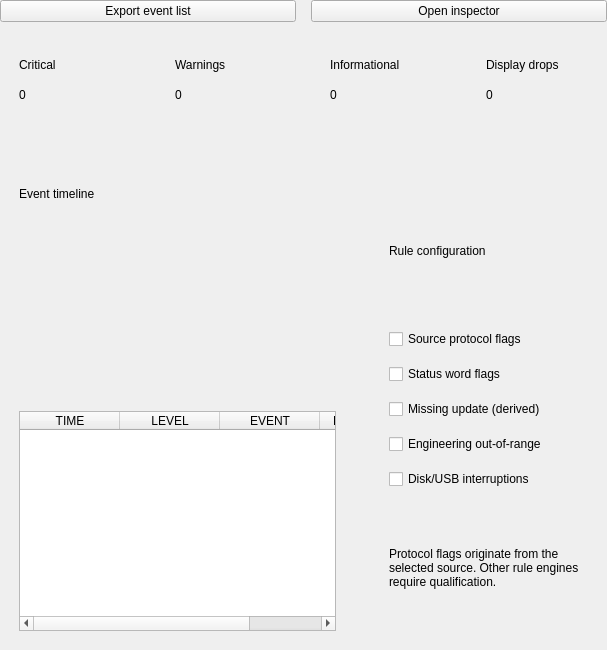
<?xml version="1.0" encoding="UTF-8"?>
<ui version="4.0">
 <class>EventsPage</class>
 <widget class="QWidget" name="EventsPage">
  <layout class="QVBoxLayout" name="bodyLayout">
   <property name="leftMargin">
    <number>0</number>
   </property>
   <property name="topMargin">
    <number>0</number>
   </property>
   <property name="rightMargin">
    <number>0</number>
   </property>
   <property name="bottomMargin">
    <number>0</number>
   </property>
   <property name="spacing">
    <number>15</number>
   </property>
   <item>
    <widget class="QWidget" name="actionBar">
     <layout class="QHBoxLayout" name="actionBarLayout">
      <property name="leftMargin">
       <number>0</number>
      </property>
      <property name="topMargin">
       <number>0</number>
      </property>
      <property name="rightMargin">
       <number>0</number>
      </property>
      <property name="bottomMargin">
       <number>0</number>
      </property>
      <property name="spacing">
       <number>15</number>
      </property>
      <item>
       <widget class="QPushButton" name="exportEventsButton">
        <property name="text">
         <string>Export event list</string>
        </property>
       </widget>
      </item>
      <item>
       <widget class="QPushButton" name="eventInspectorButton">
        <property name="text">
         <string>Open inspector</string>
        </property>
        <property name="primary" stdset="0">
         <bool>true</bool>
        </property>
       </widget>
      </item>
     </layout>
    </widget>
   </item>
   <item>
    <widget class="QWidget" name="eventMetrics">
     <layout class="QHBoxLayout" name="eventMetricsLayout">
      <property name="leftMargin">
       <number>0</number>
      </property>
      <property name="topMargin">
       <number>0</number>
      </property>
      <property name="rightMargin">
       <number>0</number>
      </property>
      <property name="bottomMargin">
       <number>0</number>
      </property>
      <property name="spacing">
       <number>15</number>
      </property>
      <item>
       <widget class="QFrame" name="criticalCard">
        <property name="card" stdset="0">
         <bool>true</bool>
        </property>
        <layout class="QVBoxLayout" name="criticalCardLayout">
         <property name="leftMargin">
          <number>19</number>
         </property>
         <property name="topMargin">
          <number>16</number>
         </property>
         <property name="rightMargin">
          <number>19</number>
         </property>
         <property name="bottomMargin">
          <number>16</number>
         </property>
         <property name="spacing">
          <number>7</number>
         </property>
         <item>
          <widget class="QLabel" name="criticalCaption">
           <property name="text">
            <string>Critical</string>
           </property>
           <property name="wordWrap">
            <bool>false</bool>
           </property>
           <property name="tone" stdset="0">
            <string>muted</string>
           </property>
          </widget>
         </item>
         <item>
          <widget class="QLabel" name="critical">
           <property name="text">
            <string>0</string>
           </property>
           <property name="wordWrap">
            <bool>false</bool>
           </property>
           <property name="tone" stdset="0">
            <string>metric</string>
           </property>
          </widget>
         </item>
         <item>
          <widget class="QLabel" name="criticalHint">
           <property name="text">
            <string />
           </property>
           <property name="wordWrap">
            <bool>false</bool>
           </property>
           <property name="tone" stdset="0">
            <string>muted</string>
           </property>
          </widget>
         </item>
        </layout>
        <property name="minimumSize">
         <size>
          <width>0</width>
          <height>116</height>
         </size>
        </property>
        <property name="maximumSize">
         <size>
          <width>16777215</width>
          <height>116</height>
         </size>
        </property>
       </widget>
      </item>
      <item>
       <widget class="QFrame" name="warningsCard">
        <property name="card" stdset="0">
         <bool>true</bool>
        </property>
        <layout class="QVBoxLayout" name="warningsCardLayout">
         <property name="leftMargin">
          <number>19</number>
         </property>
         <property name="topMargin">
          <number>16</number>
         </property>
         <property name="rightMargin">
          <number>19</number>
         </property>
         <property name="bottomMargin">
          <number>16</number>
         </property>
         <property name="spacing">
          <number>7</number>
         </property>
         <item>
          <widget class="QLabel" name="warningsCaption">
           <property name="text">
            <string>Warnings</string>
           </property>
           <property name="wordWrap">
            <bool>false</bool>
           </property>
           <property name="tone" stdset="0">
            <string>muted</string>
           </property>
          </widget>
         </item>
         <item>
          <widget class="QLabel" name="warnings">
           <property name="text">
            <string>0</string>
           </property>
           <property name="wordWrap">
            <bool>false</bool>
           </property>
           <property name="tone" stdset="0">
            <string>metric</string>
           </property>
          </widget>
         </item>
         <item>
          <widget class="QLabel" name="warningsHint">
           <property name="text">
            <string />
           </property>
           <property name="wordWrap">
            <bool>false</bool>
           </property>
           <property name="tone" stdset="0">
            <string>muted</string>
           </property>
          </widget>
         </item>
        </layout>
        <property name="minimumSize">
         <size>
          <width>0</width>
          <height>116</height>
         </size>
        </property>
        <property name="maximumSize">
         <size>
          <width>16777215</width>
          <height>116</height>
         </size>
        </property>
       </widget>
      </item>
      <item>
       <widget class="QFrame" name="informationCard">
        <property name="card" stdset="0">
         <bool>true</bool>
        </property>
        <layout class="QVBoxLayout" name="informationCardLayout">
         <property name="leftMargin">
          <number>19</number>
         </property>
         <property name="topMargin">
          <number>16</number>
         </property>
         <property name="rightMargin">
          <number>19</number>
         </property>
         <property name="bottomMargin">
          <number>16</number>
         </property>
         <property name="spacing">
          <number>7</number>
         </property>
         <item>
          <widget class="QLabel" name="informationCaption">
           <property name="text">
            <string>Informational</string>
           </property>
           <property name="wordWrap">
            <bool>false</bool>
           </property>
           <property name="tone" stdset="0">
            <string>muted</string>
           </property>
          </widget>
         </item>
         <item>
          <widget class="QLabel" name="information">
           <property name="text">
            <string>0</string>
           </property>
           <property name="wordWrap">
            <bool>false</bool>
           </property>
           <property name="tone" stdset="0">
            <string>metric</string>
           </property>
          </widget>
         </item>
         <item>
          <widget class="QLabel" name="informationHint">
           <property name="text">
            <string />
           </property>
           <property name="wordWrap">
            <bool>false</bool>
           </property>
           <property name="tone" stdset="0">
            <string>muted</string>
           </property>
          </widget>
         </item>
        </layout>
        <property name="minimumSize">
         <size>
          <width>0</width>
          <height>116</height>
         </size>
        </property>
        <property name="maximumSize">
         <size>
          <width>16777215</width>
          <height>116</height>
         </size>
        </property>
       </widget>
      </item>
      <item>
       <widget class="QFrame" name="dropsCard">
        <property name="card" stdset="0">
         <bool>true</bool>
        </property>
        <layout class="QVBoxLayout" name="dropsCardLayout">
         <property name="leftMargin">
          <number>19</number>
         </property>
         <property name="topMargin">
          <number>16</number>
         </property>
         <property name="rightMargin">
          <number>19</number>
         </property>
         <property name="bottomMargin">
          <number>16</number>
         </property>
         <property name="spacing">
          <number>7</number>
         </property>
         <item>
          <widget class="QLabel" name="dropsCaption">
           <property name="text">
            <string>Display drops</string>
           </property>
           <property name="wordWrap">
            <bool>false</bool>
           </property>
           <property name="tone" stdset="0">
            <string>muted</string>
           </property>
          </widget>
         </item>
         <item>
          <widget class="QLabel" name="drops">
           <property name="text">
            <string>0</string>
           </property>
           <property name="wordWrap">
            <bool>false</bool>
           </property>
           <property name="tone" stdset="0">
            <string>metric</string>
           </property>
          </widget>
         </item>
         <item>
          <widget class="QLabel" name="dropsHint">
           <property name="text">
            <string />
           </property>
           <property name="wordWrap">
            <bool>false</bool>
           </property>
           <property name="tone" stdset="0">
            <string>muted</string>
           </property>
          </widget>
         </item>
        </layout>
        <property name="minimumSize">
         <size>
          <width>0</width>
          <height>116</height>
         </size>
        </property>
        <property name="maximumSize">
         <size>
          <width>16777215</width>
          <height>116</height>
         </size>
        </property>
       </widget>
      </item>
     </layout>
    </widget>
   </item>
   <item>
    <widget class="QWidget" name="eventDetails">
     <layout class="QHBoxLayout" name="eventDetailsLayout" stretch="3,2">
      <property name="leftMargin">
       <number>0</number>
      </property>
      <property name="topMargin">
       <number>0</number>
      </property>
      <property name="rightMargin">
       <number>0</number>
      </property>
      <property name="bottomMargin">
       <number>0</number>
      </property>
      <property name="spacing">
       <number>15</number>
      </property>
      <item>
       <widget class="QFrame" name="timeline">
        <property name="card" stdset="0">
         <bool>true</bool>
        </property>
        <layout class="QVBoxLayout" name="timelineLayout">
         <property name="leftMargin">
          <number>19</number>
         </property>
         <property name="topMargin">
          <number>19</number>
         </property>
         <property name="rightMargin">
          <number>19</number>
         </property>
         <property name="bottomMargin">
          <number>19</number>
         </property>
         <property name="spacing">
          <number>15</number>
         </property>
         <item>
          <widget class="QLabel" name="timelineTitle">
           <property name="text">
            <string>Event timeline</string>
           </property>
           <property name="wordWrap">
            <bool>true</bool>
           </property>
           <property name="tone" stdset="0">
            <string>cardtitle</string>
           </property>
          </widget>
         </item>
         <item>
          <widget class="OrangePlot" name="eventsPlot">
           <property name="minimumSize">
            <size>
             <width>0</width>
             <height>180</height>
            </size>
           </property>
          </widget>
         </item>
         <item>
          <widget class="QTableWidget" name="eventsTable">
           <property name="minimumSize">
            <size>
             <width>0</width>
             <height>220</height>
            </size>
           </property>
           <property name="alternatingRowColors">
            <bool>true</bool>
           </property>
           <property name="showGrid">
            <bool>false</bool>
           </property>
           <property name="selectionBehavior">
            <enum>QAbstractItemView::SelectRows</enum>
           </property>
           <property name="selectionMode">
            <enum>QAbstractItemView::SingleSelection</enum>
           </property>
           <property name="editTriggers">
            <set>QAbstractItemView::NoEditTriggers</set>
           </property>
           <column>
            <property name="text">
             <string>TIME</string>
            </property>
           </column>
           <column>
            <property name="text">
             <string>LEVEL</string>
            </property>
           </column>
           <column>
            <property name="text">
             <string>EVENT</string>
            </property>
           </column>
           <column>
            <property name="text">
             <string>REFERENCE</string>
            </property>
           </column>
          </widget>
         </item>
        </layout>
       </widget>
      </item>
      <item>
       <widget class="QFrame" name="rules">
        <property name="card" stdset="0">
         <bool>true</bool>
        </property>
        <layout class="QVBoxLayout" name="rulesLayout">
         <property name="leftMargin">
          <number>19</number>
         </property>
         <property name="topMargin">
          <number>19</number>
         </property>
         <property name="rightMargin">
          <number>19</number>
         </property>
         <property name="bottomMargin">
          <number>19</number>
         </property>
         <property name="spacing">
          <number>15</number>
         </property>
         <item>
          <widget class="QLabel" name="rulesTitle">
           <property name="text">
            <string>Rule configuration</string>
           </property>
           <property name="wordWrap">
            <bool>true</bool>
           </property>
           <property name="tone" stdset="0">
            <string>cardtitle</string>
           </property>
          </widget>
         </item>
         <item>
          <widget class="QCheckBox" name="protocolRule">
           <property name="text">
            <string>Source protocol flags</string>
           </property>
          </widget>
         </item>
         <item>
          <widget class="QCheckBox" name="statusRule">
           <property name="text">
            <string>Status word flags</string>
           </property>
          </widget>
         </item>
         <item>
          <widget class="QCheckBox" name="missingRule">
           <property name="text">
            <string>Missing update (derived)</string>
           </property>
          </widget>
         </item>
         <item>
          <widget class="QCheckBox" name="rangeRule">
           <property name="text">
            <string>Engineering out-of-range</string>
           </property>
          </widget>
         </item>
         <item>
          <widget class="QCheckBox" name="diskRule">
           <property name="text">
            <string>Disk/USB interruptions</string>
           </property>
          </widget>
         </item>
         <item>
          <widget class="QLabel" name="rulesNotice">
           <property name="text">
            <string>Protocol flags originate from the selected source. Other rule engines require qualification.</string>
           </property>
           <property name="wordWrap">
            <bool>true</bool>
           </property>
           <property name="tone" stdset="0">
            <string>notice</string>
           </property>
          </widget>
         </item>
        </layout>
       </widget>
      </item>
     </layout>
    </widget>
   </item>
  </layout>
 </widget>
 <customwidgets>
  <customwidget>
   <class>OrangePlot</class>
   <extends>QWidget</extends>
   <header>widgets/plot.hpp</header>
  </customwidget>
 </customwidgets>
 <resources />
 <connections />
</ui>
